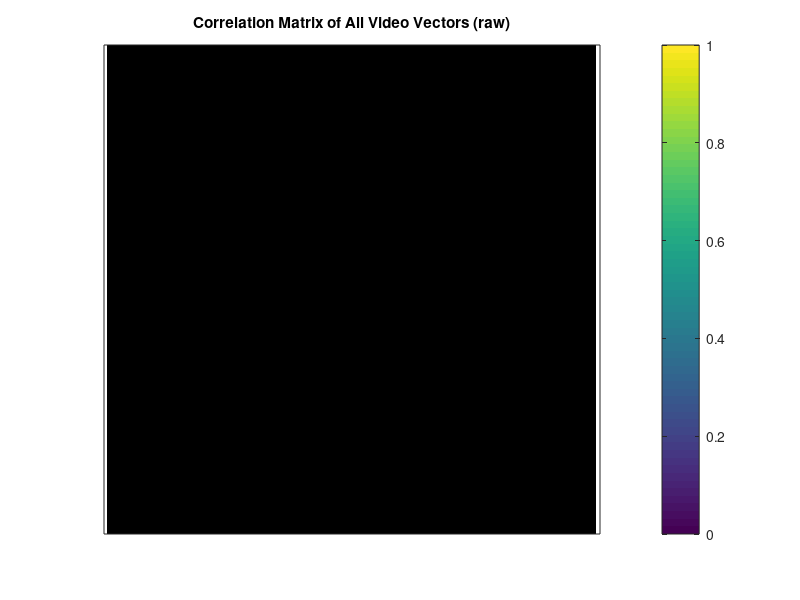

MATLAB code to generate this figure: (Note: this script raises an error after producing the figure.)
close all
clear;
clc;
seed = 1234; % You can choose any integer value
rng(seed);
restoredefaultpath;
num_components = 20;




%% Paths
homeDir  = getenv('HOME');

cwd_path = pwd;
addpath(genpath(fileparts(cwd_path)));

% Get the project
idx = strfind(cwd_path, 'CRM_project');

data_path = fullfile( cwd_path(1 : idx + numel('CRM_project') - 1), ...
    "reagh_data");


%% load in the data
for ss = 1 : 22
    if ss == 15; continue; end
    if ss == 18; continue; end

    sj_path = fullfile(data_path, ['sub-1' sprintf('%02d', ss)]);

    files = dir(fullfile(sj_path, 'mPFC*'));
    fileNames = {files.name}';





    % Define parameters
    people = {'tommy', 'lisa'};
    % mishkas cafe delta cafe nugget grocery coop grocery
    places = {'delta', 'mishkas', 'coop', 'nugget'};
    videos = {'video1', 'video2', 'video3'};
    % Initialize structure to hold data
    dataStruct = struct();
    zero_indices = zeros(535,1);
    % Loop through each person and place
    for p = 1:length(people)
        for pl = 1:length(places)
            person1 = people{p};
            place = places{pl};

            % Initialize an empty array to concatenate video data
            videoData = [];

            % Loop through each video and concatenate
            for v = 1:length(videos)
                video = videos{v};
                filename = fullfile(sj_path,...
                    sprintf('mPFC_%s_%s_%s_betas.csv', video, person1, place));
                if isfile(filename)
                    tempData = readmatrix(filename);
                    zero_indices  = zero_indices | tempData == 0;
                    videoData = [videoData, tempData];
                else
                    warning('File not found: %s', filename);
                end
            end

            % Read recall data
            recallFile = sprintf('mPFC_recall_%s_%s_betas.csv', person1, place);
            if isfile(recallFile)
                recallData = readmatrix(recallFile);
            else
                warning('Recall file not found: %s', recallFile);
                recallData = [];
            end

            % Store in structure with dynamic field names
            fieldName = sprintf('%s_%s', person1, place);
            dataStruct.(fieldName).video = videoData;
            dataStruct.(fieldName).recall = recallData;
        end
    end
    %% compute all correlations
    % Define the order of conditions and video labels
    conditions = {
        'tommy_delta', 'lisa_delta', ...
        'tommy_mishkas', 'lisa_mishkas', ...
        'tommy_coop', 'lisa_coop', ...
        'tommy_nugget', 'lisa_nugget'
        };
    videoLabels = {'v1', 'v2', 'v3'};


    % Initialize storage
    allVectors = [];
    allLabels = {};

    % Extract each video vector and label it
    for i = 1:length(conditions)
        cond = conditions{i};
        videoData = dataStruct.(cond).video;  % size: features x 3
        for j = 1:size(videoData, 2)
            allVectors = [allVectors, videoData(~zero_indices, j)];
            allLabels{end+1} = sprintf('%s_%s', cond, videoLabels{j});
        end
    end

    % Compute full correlation matrix
    correlationMatrix = corr(allVectors);

    % figure;
    % nanmask = eye(size(correlationMatrix));
    % nanmask(nanmask == 1) = nan;
    % imagesc(correlationMatrix+nanmask);
    % colorbar;
    % axis equal tight;
    % xticks(1:length(allLabels));
    % yticks(1:length(allLabels));
    % xticklabels(allLabels);
    % yticklabels(allLabels);
    % xtickangle(90);
    % title('Full Correlation Matrix of All Video Vectors');
    %
    % % Fix underscore interpretation in labels
    % ax = gca;
    % ax.TickLabelInterpreter = 'none';

    %% %%%%%%%%%%%%%%%%%%%%%%%%%%%%%%%%%%%%%%%%%%%%%%%%%%%%
    %% %%%%%%%%%%%%%%%%%%%%%%%%%%%%%%%%%%%%%%%%%%%%%%%%%%%
    % Define schemas
    schema1 = {'delta', 'mishkas'};  % Schema A
    schema2 = {'coop', 'nugget'};      % Schema B
    people = {'tommy', 'lisa'};

    % % Display results
    % figure;
    % title('Covariance matrix for context-level comparisons:');
    % imagesc(Cov_context);
    % figure;
    % title('Covariance matrix for schema-level comparisons:');
    % imagesc(Cov_schema);
    %%
    %% CRM for contrast
    % leave-one-out CV:

    allVectorsX = [];
    allVectorsY = [];
    for ll = 1: size(allVectors ,2)
        ll
        % ---------- Context-Level Covariance ----------
        loo_label = allLabels{ll}(1:end-3);
        loo_nr = int64(str2double(allLabels{ll}(end)));
        context1 = [];
        context2 = [];

        all_places = [schema1, schema2];

        for i = 1:length(all_places)
            place = all_places{i};

            % Collect all video vectors for this context
            contextVectors = [];
            for p = 1:length(people)
                key = sprintf('%s_%s', people{p}, place);
                tmp = dataStruct.(key).video;
                if strcmp(loo_label, key)
                    tmp(:,loo_nr) = [];
                end
                contextVectors = [contextVectors, tmp];  % features x 3
            end

            % All pairwise comparisons within this context (excluding self-pairs)
            for a = 1:size(contextVectors, 2)
                for b = 1:size(contextVectors, 2)
                    if a == b
                        continue;
                    end
                    context1 = [context1, contextVectors(~zero_indices, a)];
                    context2 = [context2, contextVectors(~zero_indices, b)];
                end
            end
        end


        % Mean-center
        context1 = context1 - mean(context1, 2);
        context2 = context2 - mean(context2, 2);

        % Covariance matrix for context
        Cov_context = (context1 * context2') / size(context1, 2);

        Cov_xx_context = (context1 * context1') / size(context1, 2);
        Cov_yy_context = (context2 * context2') / size(context2, 2);
        % ---------- Schema-Level Covariance ----------
        schema1_data = [];
        schema2_data = [];


        place1 = schema1{1};
        place2 = schema1{2};

        % Collect all videos from schema1 and schema2
        schema1Vectors = [];
        schema2Vectors = [];

        for p = 1:length(people)
            key2 = sprintf('%s_%s', people{p}, place1);
            tmp = dataStruct.(key2).video;
            if strcmp(loo_label, key2)
                tmp(:,loo_nr) = [];
            end
            schema1Vectors = [schema1Vectors, tmp];

            key3 = sprintf('%s_%s', people{p}, place2);
            tmp = dataStruct.(key3).video;
            if strcmp(loo_label, key3)
                tmp(:,loo_nr) = [];
            end
            schema2Vectors = [schema2Vectors, tmp];
        end

        % All pairwise comparisons between schema1 and schema2
        for i = 1:size(schema1Vectors, 2)
            for j = 1:size(schema2Vectors, 2)
                schema1_data = [schema1_data, schema1Vectors(~zero_indices, i)];
                schema2_data = [schema2_data, schema2Vectors(~zero_indices, j)];
            end
        end

        place1 = schema2{1};
        place2 = schema2{2};

        % Collect all videos from schema1 and schema2
        schema1Vectors = [];
        schema2Vectors = [];

        for p = 1:length(people)
            key2 = sprintf('%s_%s', people{p}, place1);
            tmp = dataStruct.(key2).video;
            if strcmp(loo_label, key2)
                tmp(:,loo_nr) = [];
            end
            schema1Vectors = [schema1Vectors, tmp];

            key3 = sprintf('%s_%s', people{p}, place2);
            tmp = dataStruct.(key3).video;
            if strcmp(loo_label, key3)
                tmp(:,loo_nr) = [];
            end
            schema2Vectors = [schema2Vectors, tmp];
        end

        % All pairwise comparisons between schema1 and schema2
        for i = 1:size(schema1Vectors, 2)
            for j = 1:size(schema2Vectors, 2)
                schema1_data = [schema1_data, schema1Vectors(~zero_indices, i)];
                schema2_data = [schema2_data, schema2Vectors(~zero_indices, j)];
            end
        end

        % Mean-center
        schema1_data = schema1_data - mean(schema1_data, 2);
        schema2_data = schema2_data - mean(schema2_data, 2);

        % Covariance matrix for schema
        Cov_schema = (schema1_data * schema2_data') / size(schema1_data, 2);


        WX = [];
        WY = [];

        for ff = 1 : num_components
            % ff
            [w_x, w_y, lbd3i] = crm(Cov_xx_context, ...
                Cov_yy_context, Cov_context, Cov_schema, f=ff, gamma=0.001);
            if ~ isreal(w_x); continue; end
            if ~ isreal(w_y); continue; end
            WX = cat(2, WX, (w_x));
            WY = cat(2, WY, (w_y));

        end
        allVectorsX = cat(2, allVectorsX, WX'*allVectors(:,ll)) ;
        allVectorsY = cat(2, allVectorsY, WY'*allVectors(:,ll)) ;


    end



    % Normalize columns (zero mean, unit variance)
    A = (allVectorsX - mean(allVectorsX, 1)) ./ std(allVectorsX, 0, 1);
    B = (allVectorsY - mean(allVectorsY, 1)) ./ std(allVectorsY, 0, 1);

    % Compute correlation matrix: each entry is correlation between a column of A and a column of B
    correlationMatrix_crm = A' * B / size(A, 1);

    %% plot
    figure;
    nanmask = eye(size(correlationMatrix));
    nanmask(nanmask == 1) = nan;
    imagesc(correlationMatrix+nanmask);
    colorbar;
    axis equal tight;
    xticks(1:length(allLabels));
    yticks(1:length(allLabels));
    xticklabels(allLabels);
    yticklabels(allLabels);
    xtickangle(90);
    title('Correlation Matrix of All Video Vectors (raw)');

    % Fix underscore interpretation in labels
    ax = gca;
    ax.TickLabelInterpreter = 'none';
    set(gcf, 'color', 'white');
    figure;
    nanmask = eye(size(correlationMatrix_crm));
    nanmask(nanmask == 1) = nan;
    imagesc(correlationMatrix_crm+nanmask);
    colorbar;
    axis equal tight;
    xticks(1:length(allLabels));
    yticks(1:length(allLabels));
    xticklabels(allLabels);
    yticklabels(allLabels);
    xtickangle(90);
    title('Correlation Matrix of All Video Vectors (components)');

    % Fix underscore interpretation in labels
    ax = gca;
    ax.TickLabelInterpreter = 'none';
    set(gcf, 'color', 'white');

    correlationMatrix_context = correlationMatrix_crm;
    filename = fullfile(sj_path, 'correlationMatrix_context_cv');
    save (filename, 'correlationMatrix_context');
end
